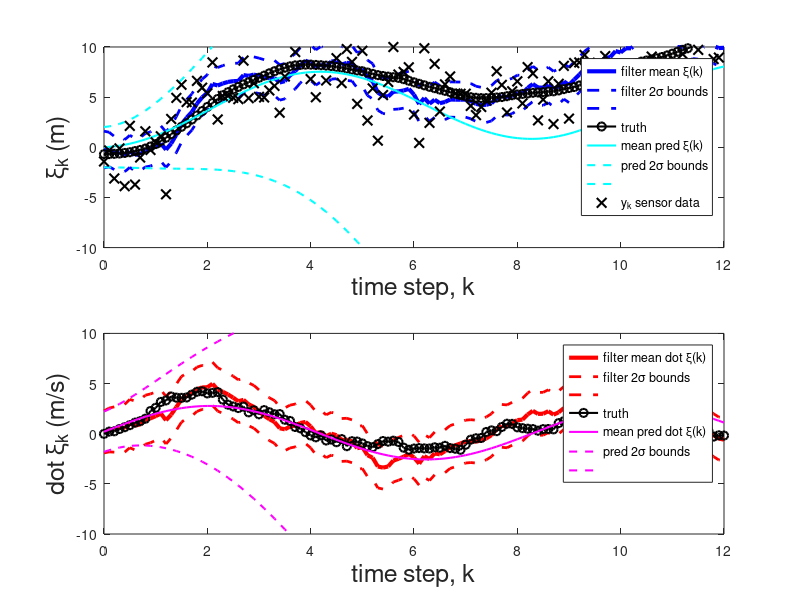
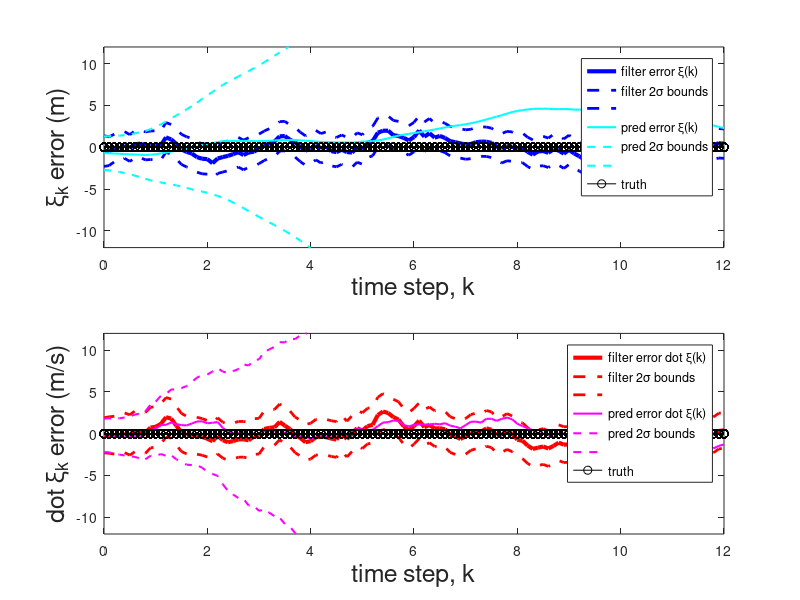
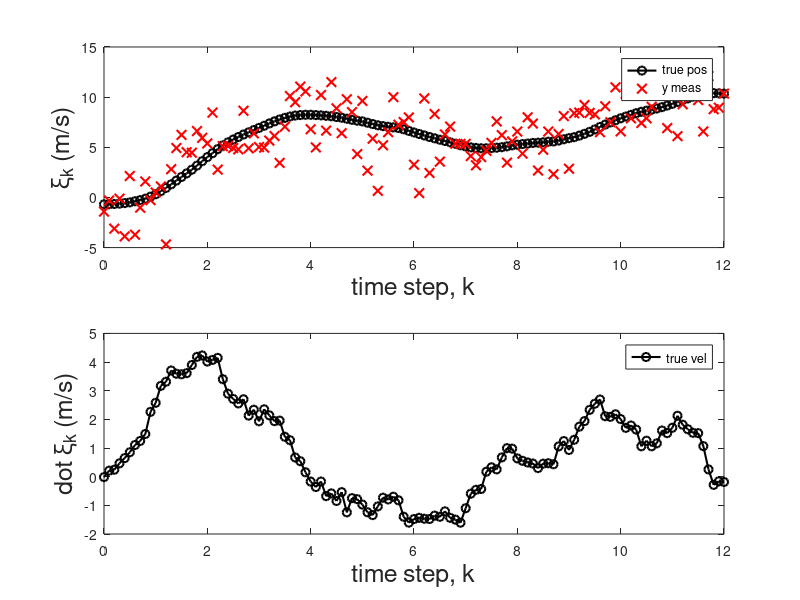

Write the MATLAB code that produced these figures, in order.
%Lec26_1Drobotstatefilter.m
clc,clear

%%fix random number seed to get repeatable results (useful for debugging):
rng(100) %%comment out to get different random results each time


m0 = [0,0];
P0 = eye(2);

% %%%Look at the initial state pdf (multivariate Gaussian)
% [X,Y] = meshgrid([-20:0.1:30],[-10:0.1:10]);
% XY = [X(:),Y(:)];
% pxy0 = reshape( mvnpdf(XY,m0,C0) , size(X)); 
% figure(),
% surf(X,Y,pxy0,'EdgeColor','none'), 
% view(2), xlabel('\xi_0','FontSize',18),ylabel('\xi_0','FontSize',18),
% title('p(\xi_0)','FontSize',18)

%%CT Model spec
A = [0 1;
     0 0];
B = [0;1];
Gamma = [0;1];
C = [1 0];
Qtilde = 1; %AWG process noise intensity: (m/s^2)^2
Rtilde = .5; %AWG measurement noise intensity: m^2
CTsys = ss(A,B,C,0);

%%DT model conversion
deltaT = 0.1
%%Use c2d to cheat/convert parts of model
% %F = [1 deltaT;
% %     0  1];
% %G = [0.5*dt^2;
% %       dt];
% %H = C;
DTsys = c2d(CTsys,deltaT,'zoh');
F = DTsys.a;
G = DTsys.b;
H = DTsys.c;
%%Use Van Loan method to find covariance of process noise
M = deltaT*[-A, Gamma*Qtilde*Gamma';
            zeros(size(A)), A']
matrexp_M = expm(M)        
invFQblock = matrexp_M(1:2,3:4);
Q = F*invFQblock
%%Find the measurement noise covariance
R = Rtilde / deltaT

tvec = 0:deltaT:12;
u = 2*cos(0.75*tvec); %acceleration input

%% 1. Pure forward prediction
%Show recursion for prediction of mean and covariance
mk = m0;
Pk = P0;
mk_pred_hist = zeros(2,length(tvec));
Pk_pred_hist = zeros(2,2,length(tvec));
for k=1:length(tvec)
  
    mkp1 = F*mk' + G*u(k);
    Pkp1 = F*Pk*F' + Q;
    
    %%%pxyk = reshape( mvnpdf(XY,mkp1',Pkp1) , size(X)); %%update mvnpdf
    
    mk = mkp1';
    mk_pred_hist(:,k)=mkp1;
    Pk = Pkp1;
    Pk_pred_hist(:,:,k)=Pkp1;
end

% figure(3), 
% suptitle(['1D Robot State Prediction Results for \Delta t = ',num2str(deltaT)])
% subplot(211)
% plot(tvec,mk_pred_hist(1,:),'b','LineWidth',3), hold on
% plot(tvec,mk_pred_hist(1,:)+2*sqrt(squeeze(Pk_pred_hist(1,1,:))'),'b--','LineWidth',2)
% plot(tvec,mk_pred_hist(1,:)-2*sqrt(squeeze(Pk_pred_hist(1,1,:))'),'b--','LineWidth',2)
% xlabel('time step, k','FontSize',18), ylabel('\xi_k (m)','FontSize',18),
% legend('mean \xi(k)','2\sigma bounds')
% 
% subplot(212)
% plot(tvec,mk_pred_hist(2,:),'r','LineWidth',3), hold on
% plot(tvec,mk_pred_hist(2,:)+2*sqrt(squeeze(Pk_pred_hist(2,2,:))'),'r--','LineWidth',2)
% plot(tvec,mk_pred_hist(2,:)-2*sqrt(squeeze(Pk_pred_hist(2,2,:))'),'r--','LineWidth',2)
% xlabel('time step, k','FontSize',18), ylabel('dot \xi_k (m/s)','FontSize',18),
% legend('mean dot \xi(k)','2\sigma bounds')

%% 2. Simulate ground truth trajectory and measurements from DT LTI model
xk_truehist = zeros(2,length(tvec));
ykhist = zeros(1,length(tvec));
xk = mvnrnd(m0,P0)'; %sample initial robot state
for k=1:length(tvec)
  
    %%simulate process noise and add to actual state
    wk = mvnrnd(zeros(1,2),Q)';
    xkp1 = F*xk + G*u(k) + wk;     
    
    %%simulate measurement noise and add to sensor data
    vkp1 = mvnrnd(zeros(1,1),R)';
    ykp1 = H*xkp1 + vkp1;
    
    %%store and iterate
    xk_truehist(:,k) = xkp1;
    ykhist(:,k) = ykp1; 
    xk = xkp1;
end


%% 3. Kalman Filter

%%Initialize
mk = m0;
Pk = P0;
mk_filt_hist = zeros(2,length(tvec));
Pk_filt_hist = zeros(2,2,length(tvec));

%%Specify KF's Q and R matrices: 
%%uncomment the appropriate lines below to try out different cases:

%%Case 1: KF uses the correct/true Q and R values for DT system:
Qkf = Q;
Rkf = R;

%%Case 2a: KF assumes smaller Q for DT system, but correct R:
% Qkf = Q*0.001;
% Rkf = R;

%%Case 2b: KF assumes smaller Q for DT system, but correct R:
% Qkf = Q*100;
% Rkf = R;

%%Case 3: KF *thinks* sensors are not as good, but KF uses correct Q
% Qkf = Q;
% Rkf = 10*R; 

%%Apply Kalman filter updates
for k=1:length(tvec)
  
    %%Perform prediction step
    mkp1_minus = F*mk' + G*u(k);
    Pkp1_minus = F*Pk*F' + Qkf;
         
    %%Compute Kalman gain
    Kkp1 = Pkp1_minus*H'/(H*Pkp1_minus*H' + Rkf);
    
    %%Perform measurement update step
    ykp1_report = ykhist(:,k); %pull report of actual data from sensor
    ykp1_pred = H*mkp1_minus; %predicted measurement
    innov_kp1 = ykp1_report - ykp1_pred; %compute innovation
    mkp1_plus = mkp1_minus + Kkp1*innov_kp1; %compute update to state mean
    Pkp1_plus = (eye(2) - Kkp1*H)*Pkp1_minus; %compute update to covar
    
    %%store results and cycle for next iteration
    mk = mkp1_plus'; 
    mk_filt_hist(:,k) = mkp1_plus;
    Pk = Pkp1_plus;
    Pk_filt_hist(:,:,k)=Pkp1_plus;
end

figure(4), 
% suptitle(['1D Robot State Filtering Results for \Delta t = ',num2str(deltaT)])
subplot(211)
plot(tvec,mk_filt_hist(1,:),'b','LineWidth',3), hold on
plot(tvec,mk_filt_hist(1,:)+2*sqrt(squeeze(Pk_filt_hist(1,1,:))'),'b--','LineWidth',2)
plot(tvec,mk_filt_hist(1,:)-2*sqrt(squeeze(Pk_filt_hist(1,1,:))'),'b--','LineWidth',2)
xlabel('time step, k','FontSize',18), ylabel('\xi_k (m)','FontSize',18),
plot(tvec,xk_truehist(1,:),'k-o','LineWidth',1.5)
%%%compare to prediction results
plot(tvec,mk_pred_hist(1,:),'c','LineWidth',1.5), hold on
plot(tvec,mk_pred_hist(1,:)+2*sqrt(squeeze(Pk_pred_hist(1,1,:))'),'c--','LineWidth',1.5)
plot(tvec,mk_pred_hist(1,:)-2*sqrt(squeeze(Pk_pred_hist(1,1,:))'),'c--','LineWidth',1.5)
ylim([-10 10])
%%plot raw sensor data
plot(tvec,ykhist(1,:),'kx','LineWidth',1.5,'MarkerSize',7)
legend('filter mean \xi(k)','filter 2\sigma bounds','','truth',...
        'mean pred \xi(k)','pred 2\sigma bounds','','y_k sensor data')

subplot(212)
plot(tvec,mk_filt_hist(2,:),'r','LineWidth',3), hold on
plot(tvec,mk_filt_hist(2,:)+2*sqrt(squeeze(Pk_filt_hist(2,2,:))'),'r--','LineWidth',2)
plot(tvec,mk_filt_hist(2,:)-2*sqrt(squeeze(Pk_filt_hist(2,2,:))'),'r--','LineWidth',2)
xlabel('time step, k','FontSize',18), ylabel('dot \xi_k (m/s)','FontSize',18),
legend('mean dot \xi(k)','2\sigma bounds')
plot(tvec,xk_truehist(2,:),'k-o','LineWidth',1.5)
%%%compare to prediction results
plot(tvec,mk_pred_hist(2,:),'m','LineWidth',1.5), hold on
plot(tvec,mk_pred_hist(2,:)+2*sqrt(squeeze(Pk_pred_hist(1,1,:))'),'m--','LineWidth',1.5)
plot(tvec,mk_pred_hist(2,:)-2*sqrt(squeeze(Pk_pred_hist(1,1,:))'),'m--','LineWidth',1.5)
legend('filter mean dot \xi(k)','filter 2\sigma bounds','','truth',...
        'mean pred dot \xi(k)','pred 2\sigma bounds','')
ylim([-10 10])

%%Plot state estimation errors versus time
figure(5), 
% suptitle(['1D Robot State Estimation Errors for \Delta t = ',num2str(deltaT)])
subplot(211)
plot(tvec,xk_truehist(1,:)-mk_filt_hist(1,:),'b','LineWidth',3), hold on
plot(tvec,xk_truehist(1,:)-mk_filt_hist(1,:)+2*sqrt(squeeze(Pk_filt_hist(1,1,:))'),'b--','LineWidth',2)
plot(tvec,xk_truehist(1,:)-mk_filt_hist(1,:)-2*sqrt(squeeze(Pk_filt_hist(1,1,:))'),'b--','LineWidth',2)
xlabel('time step, k','FontSize',18), ylabel('\xi_k error (m)','FontSize',18),
%%%compare to prediction results
plot(tvec,xk_truehist(1,:)-mk_pred_hist(1,:),'c','LineWidth',1.5), hold on
plot(tvec,xk_truehist(1,:)-mk_pred_hist(1,:)+2*sqrt(squeeze(Pk_pred_hist(1,1,:))'),'c--','LineWidth',1.5)
plot(tvec,xk_truehist(1,:)-mk_pred_hist(1,:)-2*sqrt(squeeze(Pk_pred_hist(1,1,:))'),'c--','LineWidth',1.5)
plot(tvec,zeros(length(xk_truehist(1,:))),'k-o')
legend('filter error \xi(k)','filter 2\sigma bounds','',...
        'pred error \xi(k)','pred 2\sigma bounds','','truth')
ylim([-12 12])

subplot(212)
plot(tvec,xk_truehist(2,:)-mk_filt_hist(2,:),'r','LineWidth',3), hold on
plot(tvec,xk_truehist(2,:)-mk_filt_hist(2,:)+2*sqrt(squeeze(Pk_filt_hist(2,2,:))'),'r--','LineWidth',2)
plot(tvec,xk_truehist(2,:)-mk_filt_hist(2,:)-2*sqrt(squeeze(Pk_filt_hist(2,2,:))'),'r--','LineWidth',2)
xlabel('time step, k','FontSize',18), ylabel('dot \xi_k error (m/s)','FontSize',18),
%%%compare to prediction results
plot(tvec,xk_truehist(2,:)-mk_pred_hist(2,:),'m','LineWidth',1.5), hold on
plot(tvec,xk_truehist(2,:)-mk_pred_hist(2,:)+2*sqrt(squeeze(Pk_pred_hist(1,1,:))'),'m--','LineWidth',1.5)
plot(tvec,xk_truehist(2,:)-mk_pred_hist(2,:)-2*sqrt(squeeze(Pk_pred_hist(1,1,:))'),'m--','LineWidth',1.5)
plot(tvec,zeros(length(xk_truehist(2,:))),'k-o')
legend('filter error dot \xi(k)','filter 2\sigma bounds','',...
        'pred error dot \xi(k)','pred 2\sigma bounds','','truth')
ylim([-12 12])

figure(6)
subplot(211)
plot(tvec,xk_truehist(1,:),'k-o','LineWidth',1.5), hold on
plot(tvec,ykhist(1,:),'rx','LineWidth',1.5,'MarkerSize',7)
legend('true pos','y meas')
xlabel('time step, k','FontSize',18), ylabel('\xi_k (m/s)','FontSize',18),
subplot(212)
plot(tvec,xk_truehist(2,:),'k-o','LineWidth',1.5), hold on
legend('true vel')
xlabel('time step, k','FontSize',18), ylabel('dot \xi_k (m/s)','FontSize',18),